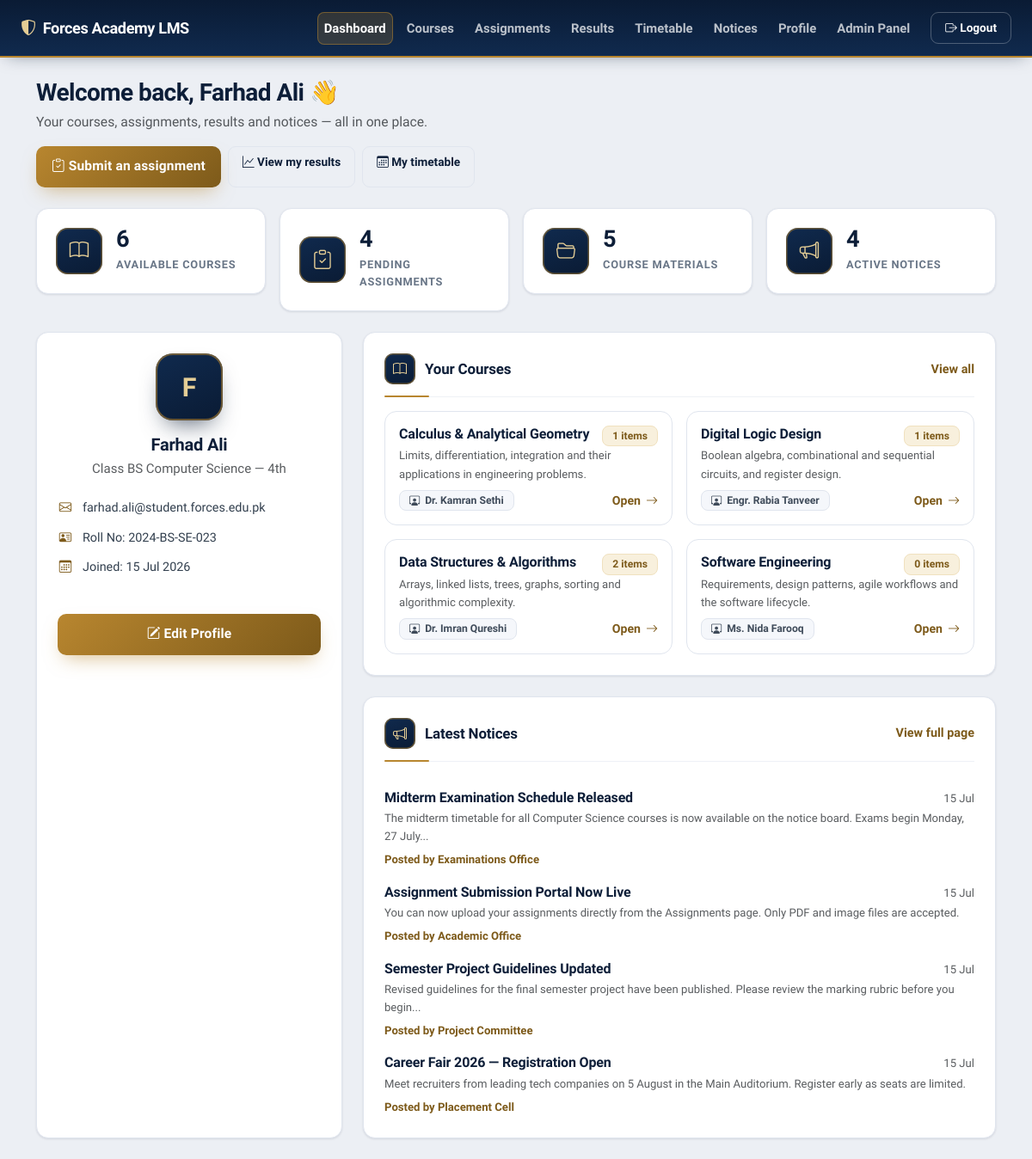
Page /dashboard.php (signed in) on the earlier database version.
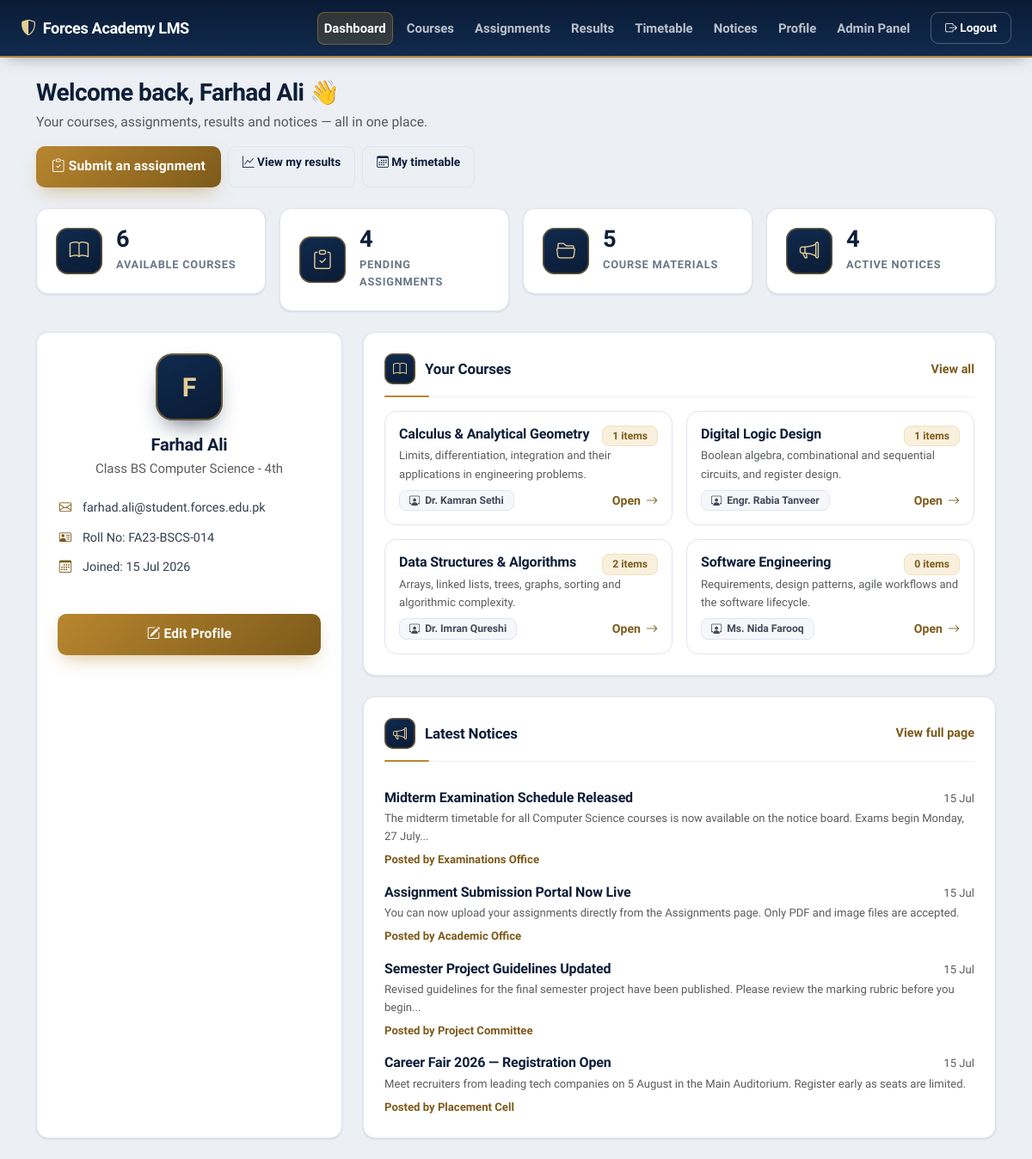
Same page on the later database version.
### tables this page shows
CREATE TABLE IF NOT EXISTS students (
    id           INT(11) PRIMARY KEY AUTO_INCREMENT,
    full_name    VARCHAR(100) NOT NULL,
    email        VARCHAR(100) UNIQUE NOT NULL,
    password     VARCHAR(255) NOT NULL,
    roll_number  VARCHAR(20)  UNIQUE NOT NULL,
    class        VARCHAR(50)  NOT NULL,
    created_at   TIMESTAMP DEFAULT CURRENT_TIMESTAMP
);

### config/auth.php (called while the page is built, shortened)
<?php
function e($value)
{
    return htmlspecialchars((string)$value, ENT_QUOTES, 'UTF-8');
}

### dashboard.php (the view, shortened to what the changed rows need)
<?php
require_once 'config/auth.php';
$name = $_SESSION['student_name'];
$student_id = (int) $_SESSION['student_id'];
$stmt = mysqli_prepare($conn, "SELECT full_name, email, roll_number, class, created_at FROM students WHERE id=?");
mysqli_stmt_bind_param($stmt, 'i', $student_id);
mysqli_stmt_execute($stmt);
$student = mysqli_fetch_assoc(mysqli_stmt_get_result($stmt));
?>
<!DOCTYPE html>
<html lang="en">
<head>
<link href="https://cdn.jsdelivr.net/npm/bootstrap@5.3.0/dist/css/bootstrap.min.css" rel="stylesheet">
<link rel="stylesheet" href="https://cdn.jsdelivr.net/npm/bootstrap-icons@1.11.3/font/bootstrap-icons.css">
<link rel="stylesheet" href="css/style.css">
</head>
<body class="dashboard-body">
<div class="container py-4 dashboard">
  <div class="welcome-banner mb-4">
    <h2 class="mb-1">Welcome back, <?php echo e($name); ?> 👋</h2>
  </div>
  <div class="row g-4">
    <div class="col-lg-4">
      <div class="card profile-card p-4 h-100">
        <div class="profile-avatar mb-3"><?php echo strtoupper(substr($student['full_name'], 0, 1)); ?></div>
        <h5 class="mb-1"><?php echo e($student['full_name']); ?></h5>
        <p class="text-muted mb-3">Class <?php echo e($student['class']); ?></p>
        <ul class="list-unstyled profile-meta">
          <li><i class="bi bi-envelope"></i> <?php echo e($student['email']); ?></li>
          <li><i class="bi bi-person-vcard"></i> Roll No: <?php echo e($student['roll_number']); ?></li>
          <li><i class="bi bi-calendar3"></i> Joined: <?php echo date('d M Y', strtotime($student['created_at'])); ?></li>
        </ul>
        <a class="btn btn-auth-primary w-100 mt-3" href="profile.php"><i class="bi bi-pencil-square"></i> Edit Profile</a>
      </div>
    </div>
  </div>
</div>
</body>
</html>

Differences in the rows shown:
changed students "Farhad Ali": class "BS Computer Science — 4th" → "BS Computer Science - 4th"; roll_number "2024-BS-SE-023" → "FA23-BSCS-014"
